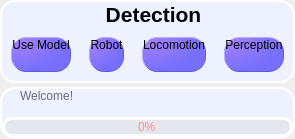
                  <widget class="QFrame" name="yolo_top">
                   <property name="styleSheet">
                    <string notr="true">QFrame{
border:none;
}</string>
                   </property>
                   <property name="frameShape">
                    <enum>QFrame::StyledPanel</enum>
                   </property>
                   <property name="frameShadow">
                    <enum>QFrame::Raised</enum>
                   </property>
                   <layout class="QHBoxLayout" name="horizontalLayout_5">
                    <property name="spacing">
                     <number>0</number>
                    </property>
                    <property name="leftMargin">
                     <number>0</number>
                    </property>
                    <property name="topMargin">
                     <number>0</number>
                    </property>
                    <property name="rightMargin">
                     <number>0</number>
                    </property>
                    <property name="bottomMargin">
                     <number>0</number>
                    </property>
                    <item>
                     <layout class="QVBoxLayout" name="verticalLayout_11" stretch="1,3">
                      <property name="spacing">
                       <number>4</number>
                      </property>
                      <item>
                       <widget class="QFrame" name="yoloOutput_QF">
                        <property name="styleSheet">
                         <string notr="true">QFrame#yoloOutput_QF{
background-color: rgb(238, 242, 255);
border:2px solid rgb(255, 255, 255);
border-radius:15px;}</string>
                        </property>
                        <property name="frameShape">
                         <enum>QFrame::StyledPanel</enum>
                        </property>
                        <property name="frameShadow">
                         <enum>QFrame::Raised</enum>
                        </property>
                        <layout class="QVBoxLayout" name="verticalLayout_12" stretch="1,25">
                         <property name="spacing">
                          <number>1</number>
                         </property>
                         <property name="leftMargin">
                          <number>0</number>
                         </property>
                         <property name="topMargin">
                          <number>0</number>
                         </property>
                         <property name="rightMargin">
                          <number>0</number>
                         </property>
                         <property name="bottomMargin">
                          <number>0</number>
                         </property>
                         <item>
                          <widget class="QLabel" name="label_5">
                           <property name="font">
                            <font>
                             <pointsize>16</pointsize>
                             <weight>75</weight>
                             <bold>true</bold>
                            </font>
                           </property>
                           <property name="layoutDirection">
                            <enum>Qt::LeftToRight</enum>
                           </property>
                           <property name="styleSheet">
                            <string notr="true">padding-left:12px;</string>
                           </property>
                           <property name="text">
                            <string>Detection</string>
                           </property>
                           <property name="alignment">
                            <set>Qt::AlignCenter</set>
                           </property>
                          </widget>
                         </item>
                         <item>
                          <widget class="QFrame" name="yoloOutput_QF2">
                           <property name="frameShape">
                            <enum>QFrame::StyledPanel</enum>
                           </property>
                           <property name="frameShadow">
                            <enum>QFrame::Raised</enum>
                           </property>
                           <layout class="QHBoxLayout" name="horizontalLayout_6">
                            <property name="spacing">
                             <number>18</number>
                            </property>
                            <property name="leftMargin">
                             <number>9</number>
                            </property>
                            <property name="topMargin">
                             <number>9</number>
                            </property>
                            <property name="rightMargin">
                             <number>9</number>
                            </property>
                            <property name="bottomMargin">
                             <number>9</number>
                            </property>
                            <item>
                             <widget class="QFrame" name="yoloModelOutput_QF">
                              <property name="styleSheet">
                               <string notr="true">QFrame#yoloModelOutput_QF{
color: rgb(255, 255, 255);
border-radius: 15px;
background-color: qradialgradient(cx:0, cy:0, radius:1, fx:0.1, fy:0.1, stop:0 rgb(162, 129, 247),  stop:1 rgb(119, 111, 252));
border: 1px outset rgb(98, 91, 213);}</string>
                              </property>
                              <property name="frameShape">
                               <enum>QFrame::StyledPanel</enum>
                              </property>
                              <property name="frameShadow">
                               <enum>QFrame::Raised</enum>
                              </property>
                              <layout class="QHBoxLayout" name="horizontalLayout_7">
                               <property name="leftMargin">
                                <number>0</number>
                               </property>
                               <property name="topMargin">
                                <number>0</number>
                               </property>
                               <property name="rightMargin">
                                <number>0</number>
                               </property>
                               <property name="bottomMargin">
                                <number>0</number>
                               </property>
                               <item>
                                <layout class="QVBoxLayout" name="verticalLayout_13" stretch="1,2">
                                 <property name="spacing">
                                  <number>5</number>
                                 </property>
                                 <item>
                                  <widget class="QLabel" name="label_6">
                                   <property name="styleSheet">
                                    <string notr="true">color: rgba(255, 255, 255,210);
font: 700 italic 16pt &quot;Segoe UI&quot;;
border: 1px solid white;
border-radius: 0px;
border-left: none;
border-top: none;
border-right: none;
border-bottom-left-radius: {margin}px 0;
border-bottom-right-radius: {margin}px 0;
</string>
                                   </property>
                                   <property name="text">
                                    <string>Use Model</string>
                                   </property>
                                   <property name="alignment">
                                    <set>Qt::AlignCenter</set>
                                   </property>
                                  </widget>
                                 </item>
                                 <item>
                                  <widget class="QLabel" name="modelOutput_QL">
                                   <property name="styleSheet">
                                    <string notr="true">color: rgb(255, 255, 255);
font: 17pt &quot;Microsoft YaHei UI&quot;;</string>
                                   </property>
                                   <property name="text">
                                    <string/>
                                   </property>
                                   <property name="alignment">
                                    <set>Qt::AlignCenter</set>
                                   </property>
                                  </widget>
                                 </item>
                                </layout>
                               </item>
                              </layout>
                             </widget>
                            </item>
                            <item>
                             <widget class="QFrame" name="yoloRobotOutput_QF">
                              <property name="styleSheet">
                               <string notr="true">QFrame#yoloRobotOutput_QF{
color: rgb(255, 255, 255);
border-radius: 15px;
background-color: qradialgradient(cx:0, cy:0, radius:1, fx:0.1, fy:0.1, stop:0 rgb(162, 129, 247),  stop:1 rgb(119, 111, 252));
border: 1px outset rgb(98, 91, 213);}</string>
                              </property>
                              <property name="frameShape">
                               <enum>QFrame::StyledPanel</enum>
                              </property>
                              <property name="frameShadow">
                               <enum>QFrame::Raised</enum>
                              </property>
                              <layout class="QHBoxLayout" name="horizontalLayout_8">
                               <property name="leftMargin">
                                <number>0</number>
                               </property>
                               <property name="topMargin">
                                <number>0</number>
                               </property>
                               <property name="rightMargin">
                                <number>0</number>
                               </property>
                               <property name="bottomMargin">
                                <number>0</number>
                               </property>
                               <item>
                                <layout class="QVBoxLayout" name="verticalLayout_14" stretch="1,2">
                                 <property name="spacing">
                                  <number>5</number>
                                 </property>
                                 <item>
                                  <widget class="QLabel" name="label_8">
                                   <property name="styleSheet">
                                    <string notr="true">color: rgba(255, 255, 255,210);
font: 700 italic 16pt &quot;Segoe UI&quot;;
border: 1px solid white;
border-radius: 0px;
border-left: none;
border-top: none;
border-right: none;
border-bottom-left-radius: {margin}px 0;
border-bottom-right-radius: {margin}px 0;
</string>
                                   </property>
                                   <property name="text">
                                    <string>Robot</string>
                                   </property>
                                   <property name="alignment">
                                    <set>Qt::AlignCenter</set>
                                   </property>
                                  </widget>
                                 </item>
                                 <item>
                                  <widget class="QLabel" name="RobotOutput_QL">
                                   <property name="styleSheet">
                                    <string notr="true">color: rgb(255, 255, 255);
font: 17pt &quot;Microsoft YaHei UI&quot;;</string>
                                   </property>
                                   <property name="text">
                                    <string/>
                                   </property>
                                   <property name="alignment">
                                    <set>Qt::AlignCenter</set>
                                   </property>
                                  </widget>
                                 </item>
                                </layout>
                               </item>
                              </layout>
                             </widget>
                            </item>
                            <item>
                             <widget class="QFrame" name="yoloLocoOutput_QF">
                              <property name="styleSheet">
                               <string notr="true">QFrame#yoloLocoOutput_QF{
color: rgb(255, 255, 255);
border-radius: 15px;
background-color: qradialgradient(cx:0, cy:0, radius:1, fx:0.1, fy:0.1, stop:0 rgb(162, 129, 247),  stop:1 rgb(119, 111, 252));
border: 1px outset rgb(98, 91, 213);}</string>
                              </property>
                              <property name="frameShape">
                               <enum>QFrame::StyledPanel</enum>
                              </property>
                              <property name="frameShadow">
                               <enum>QFrame::Raised</enum>
                              </property>
                              <layout class="QHBoxLayout" name="horizontalLayout_9">
                               <property name="spacing">
                                <number>0</number>
                               </property>
                               <property name="leftMargin">
                                <number>0</number>
                               </property>
                               <property name="topMargin">
                                <number>0</number>
                               </property>
                               <property name="rightMargin">
                                <number>0</number>
                               </property>
                               <property name="bottomMargin">
                                <number>0</number>
                               </property>
                               <item>
                                <layout class="QVBoxLayout" name="verticalLayout_15" stretch="1,2">
                                 <property name="spacing">
                                  <number>5</number>
                                 </property>
                                 <item>
                                  <widget class="QLabel" name="label_7">
                                   <property name="styleSheet">
                                    <string notr="true">color: rgba(255, 255, 255,210);
font: 700 italic 16pt &quot;Segoe UI&quot;;
border: 1px solid white;
border-radius: 0px;
border-left: none;
border-top: none;
border-right: none;
border-bottom-left-radius: {margin}px 0;
border-bottom-right-radius: {margin}px 0;
</string>
                                   </property>
                                   <property name="text">
                                    <string>Locomotion</string>
                                   </property>
                                   <property name="alignment">
                                    <set>Qt::AlignCenter</set>
                                   </property>
                                  </widget>
                                 </item>
                                 <item>
                                  <widget class="QLabel" name="modelLoco_QL">
                                   <property name="styleSheet">
                                    <string notr="true">color: rgb(255, 255, 255);
font: 17pt &quot;Microsoft YaHei UI&quot;;</string>
                                   </property>
                                   <property name="text">
                                    <string/>
                                   </property>
                                   <property name="alignment">
                                    <set>Qt::AlignCenter</set>
                                   </property>
                                  </widget>
                                 </item>
                                </layout>
                               </item>
                              </layout>
                             </widget>
                            </item>
                            <item>
                             <widget class="QFrame" name="yoloSensorOutput_QF">
                              <property name="styleSheet">
                               <string notr="true">QFrame#yoloSensorOutput_QF{
color: rgb(255, 255, 255);
border-radius: 15px;
background-color: qradialgradient(cx:0, cy:0, radius:1, fx:0.1, fy:0.1, stop:0 rgb(162, 129, 247),  stop:1 rgb(119, 111, 252));
border: 1px outset rgb(98, 91, 213);}</string>
                              </property>
                              <property name="frameShape">
                               <enum>QFrame::StyledPanel</enum>
                              </property>
                              <property name="frameShadow">
                               <enum>QFrame::Raised</enum>
                              </property>
                              <layout class="QHBoxLayout" name="horizontalLayout_10">
                               <property name="spacing">
                                <number>0</number>
                               </property>
                               <property name="leftMargin">
                                <number>0</number>
                               </property>
                               <property name="topMargin">
                                <number>0</number>
                               </property>
                               <property name="rightMargin">
                                <number>0</number>
                               </property>
                               <property name="bottomMargin">
                                <number>0</number>
                               </property>
                               <item>
                                <layout class="QVBoxLayout" name="verticalLayout_16" stretch="1,2">
                                 <property name="spacing">
                                  <number>5</number>
                                 </property>
                                 <item>
                                  <widget class="QLabel" name="label_9">
                                   <property name="styleSheet">
                                    <string notr="true">color: rgba(255, 255, 255,210);
font: 700 italic 16pt &quot;Segoe UI&quot;;
border: 1px solid white;
border-radius: 0px;
border-left: none;
border-top: none;
border-right: none;
border-bottom-left-radius: {margin}px 0;
border-bottom-right-radius: {margin}px 0;
</string>
                                   </property>
                                   <property name="text">
                                    <string>Perception</string>
                                   </property>
                                   <property name="alignment">
                                    <set>Qt::AlignCenter</set>
                                   </property>
                                  </widget>
                                 </item>
                                 <item>
                                  <widget class="QLabel" name="SensorOutput_QL">
                                   <property name="styleSheet">
                                    <string notr="true">color: rgb(255, 255, 255);
font: 17pt &quot;Microsoft YaHei UI&quot;;</string>
                                   </property>
                                   <property name="text">
                                    <string/>
                                   </property>
                                   <property name="alignment">
                                    <set>Qt::AlignCenter</set>
                                   </property>
                                  </widget>
                                 </item>
                                </layout>
                               </item>
                              </layout>
                             </widget>
                            </item>
                           </layout>
                          </widget>
                         </item>
                        </layout>
                       </widget>
                      </item>
                      <item>
                       <widget class="QFrame" name="yoloVisual_QF">
                        <property name="styleSheet">
                         <string notr="true">QFrame#yoloVisual_QF{
background-color: rgb(238, 242, 255);
border:2px solid rgb(255, 255, 255);
border-radius:15px;}</string>
                        </property>
                        <property name="frameShape">
                         <enum>QFrame::StyledPanel</enum>
                        </property>
                        <property name="frameShadow">
                         <enum>QFrame::Raised</enum>
                        </property>
                        <layout class="QHBoxLayout" name="horizontalLayout_11">
                         <property name="spacing">
                          <number>0</number>
                         </property>
                         <property name="leftMargin">
                          <number>0</number>
                         </property>
                         <property name="topMargin">
                          <number>0</number>
                         </property>
                         <property name="rightMargin">
                          <number>0</number>
                         </property>
                         <property name="bottomMargin">
                          <number>0</number>
                         </property>
                         <item>
                          <layout class="QVBoxLayout" name="verticalLayout_17" stretch="1,25,1">
                           <item>
                            <widget class="QLabel" name="status_bar">
                             <property name="styleSheet">
                              <string notr="true">font: 700 11pt &quot;Segoe UI&quot;;
color: rgba(0, 0, 0, 140);
padding-left:15px;</string>
                             </property>
                             <property name="text">
                              <string>Welcome!</string>
                             </property>
                            </widget>
                           </item>
                           <item>
                            <widget class="QLabel" name="label_10">
                             <property name="styleSheet">
                              <string notr="true">background-color: rgb(238, 242, 255);
border:0px solid rgb(255, 255, 255);
border-radius:15px</string>
                             </property>
                             <property name="text">
                              <string/>
                             </property>
                            </widget>
                           </item>
                           <item>
                            <widget class="QProgressBar" name="progressBar">
                             <property name="sizePolicy">
                              <sizepolicy hsizetype="Preferred" vsizetype="Fixed">
                               <horstretch>0</horstretch>
                               <verstretch>0</verstretch>
                              </sizepolicy>
                             </property>
                             <property name="minimumSize">
                              <size>
                               <width>0</width>
                               <height>20</height>
                              </size>
                             </property>
                             <property name="maximumSize">
                              <size>
                               <width>16777215</width>
                               <height>20</height>
                              </size>
                             </property>
                             <property name="styleSheet">
                              <string notr="true">QProgressBar{ 
font: 700 10pt &quot;Microsoft YaHei UI&quot;;
color: rgb(253, 143, 134); 
text-align:center; 
border:3px solid rgb(255, 255, 255);
border-radius: 10px; 
background-color: rgba(215, 215, 215,100);
} 

QProgressBar:chunk{ 
border-radius:0px; 
background: rgba(119, 111, 252, 200);
border-radius: 7px;
}</string>
                             </property>
                             <property name="value">
                              <number>0</number>
                             </property>
                            </widget>
                           </item>
                          </layout>
                         </item>
                        </layout>
                       </widget>
                      </item>
                     </layout>
                    </item>
                   </layout>
                  </widget>
